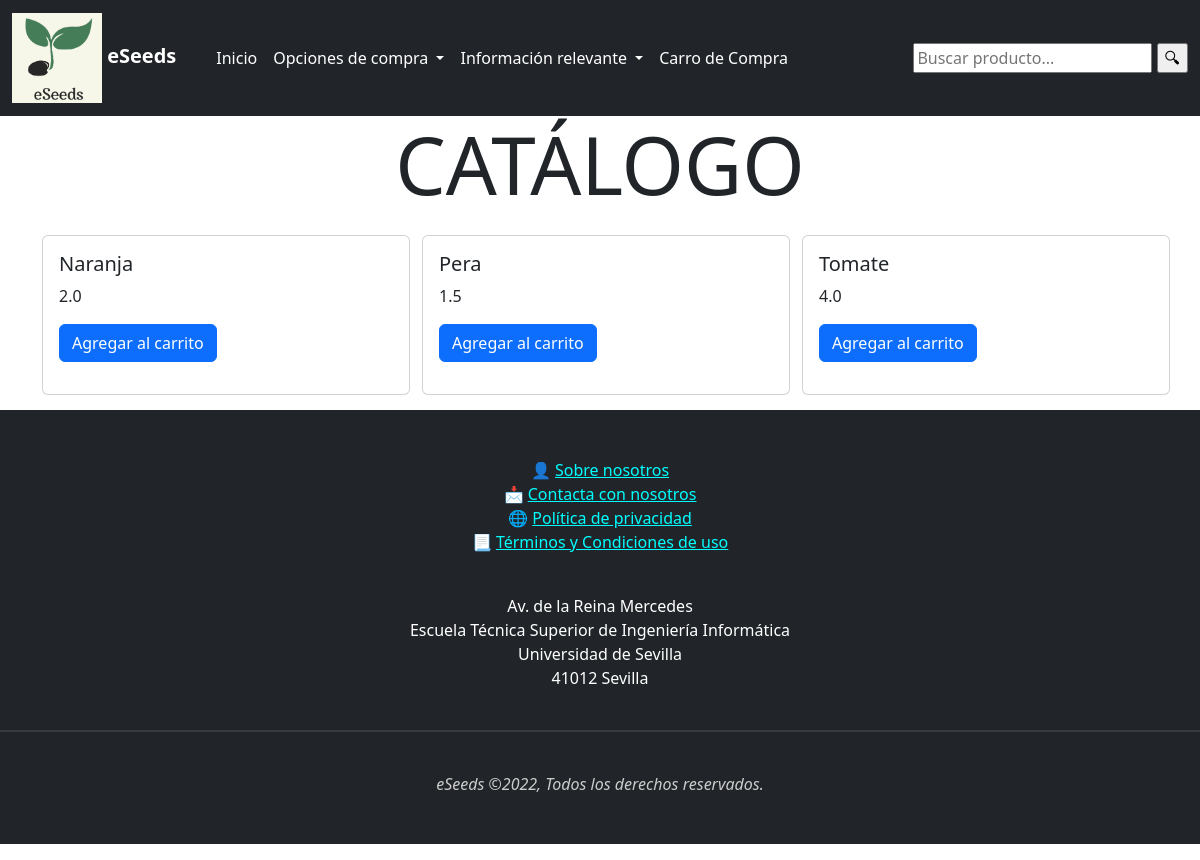
The page /catalogo/ on the database as committed earlier.
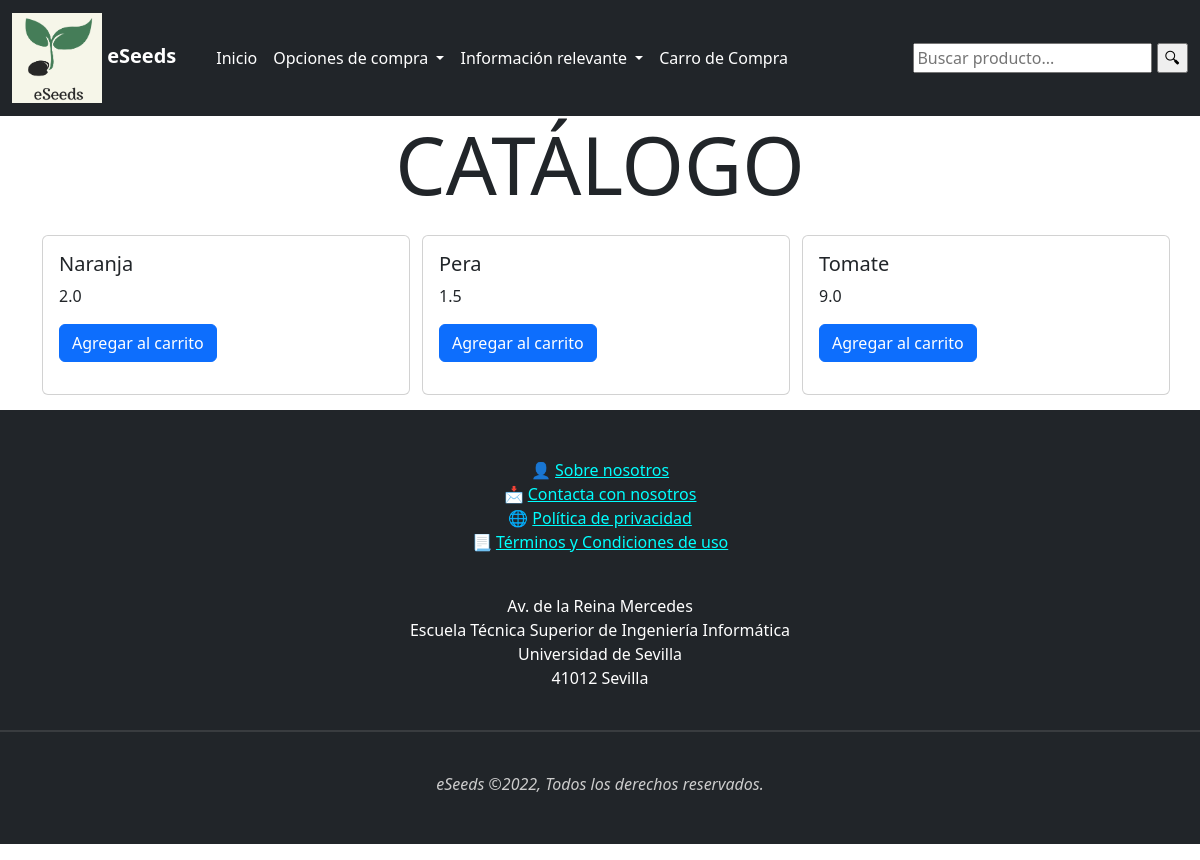
The same page on the database as committed later.
### eSeeds/models.py (models this page shows, shortened)
class Producto(models.Model):
    nombre = models.CharField(max_length= 100, blank=False, null=False)
    precio = models.FloatField(null=False)
    descripcion = models.TextField(max_length=255, blank=False, null=False)
    disponibilidad = models.BooleanField(blank=False, null=False)
    imagen = models.ImageField(null=True, upload_to='eSeeds/static/media')

### eSeeds/views.py (the view)
# urls.py: path('catalogo/', views.catalogo, name='catalogo'),
def catalogo(request):
    busqueda = request.GET.get("buscar")
    productos = Producto.objects.all()
    if busqueda:
        productos = Producto.objects.filter(
            Q(nombre__icontains = busqueda) |
            Q(descripcion__icontains = busqueda)
        ).distinct()
    return render(request, 'catalogo.html', {'productos':productos})

### eSeeds/context_processor.py (called while the page is built)
def total_carro(request):
    total = 0
    if request.user.is_authenticated:
        if "carro" in request.session.keys():
            for key, value in request.session["carro"].items():
                total += int(value["acumulado"])
    return {"total_carro": total}

### eSeeds/templates/catalogo.html (shortened to what this page needs)
{% extends 'base.html' %}
{% block content %}
    <head>
        <link href="https://cdn.jsdelivr.net/npm/bootstrap@5.2.2/dist/css/bootstrap.min.css" rel="stylesheet">
        <link href="/static/css/catalogo.css" rel="stylesheet">
    </head>
    <body>
        <div class="container">
            <div class="row">
                <div class="col-12 align-self-center" style="text-align:center">
                    <h1 class="display-1">CATÁLOGO</h1>
                </div>
            </div>
            <div class="row">
                <div class="col-12">
                    <div class="row" style="padding: 10px 0;">
                        {% for producto in productos %}
                        <div class="col-4">
                            <div class="card" style="height: 10rem; width: 23rem; margin: 5px 0px;">
                                <div class="card-body">
                                    <h5 class="card-title">{{producto.nombre}}</h5>
                                    <p class="card-text">{{producto.precio}}</p>
                                    <a href="{% url 'Add' producto.id %}" class="btn btn-primary">Agregar al carrito</a>
                                </div>
                            </div>
                        </div>
                        {% endfor %}
                    </div>
                </div>
            </div>
        </div>
    </body>
{% endblock %}

Rows that differ between the two databases and show on the page:
changed Producto "Tomate": precio "4.0" → "9.0"
